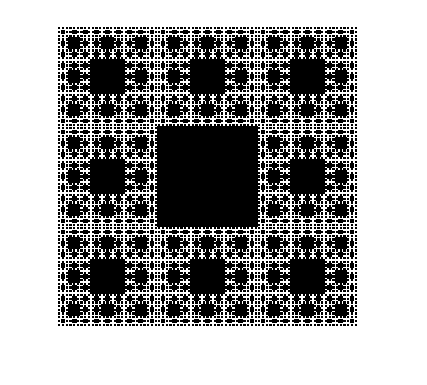

The script that drew this image:
import turtle as tu

def sierpinski(t, d, n):
    # Nariše Sierpinskijevo preprogo stopnje n
    t.speed(0)
    if n == 0:
        return

    t.pendown()
    t.begin_fill()
    for _ in range(4):
        t.fd(d)
        t.lt(90)
    t.end_fill()
    t.penup()

    t.backward(2 * d / 3)
    t.rt(90)
    t.fd(2 * d / 3)
    t.lt(90)

    for _ in range(4):
        sierpinski(t, d / 3, n - 1)
        t.fd(d)
        sierpinski(t, d / 3, n - 1)
        t.fd(4 * d / 3)
        t.lt(90)

    t.fd(2 * d / 3)
    t.lt(90)
    t.fd(2 * d / 3)
    t.rt(90)

tu.tracer(0)
t = tu.Turtle()
t.penup()
sierpinski(t, 100, 5)
tu.done()
